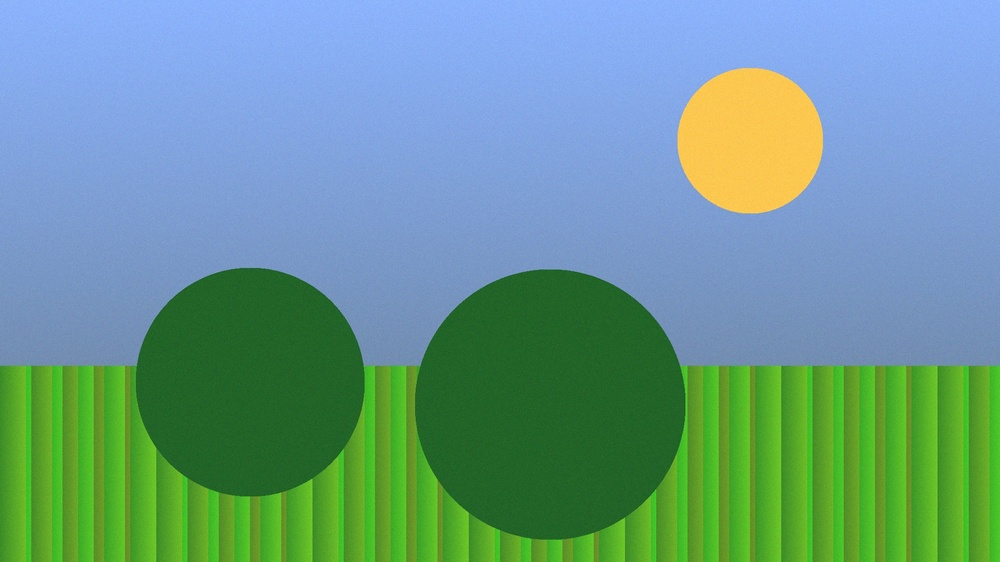
#> input picture sample.jpg, 1000 x 562 px, shrunk from 1920 x 1080 before the run
$ python task4_downsampling.py
#> lines starting #> are read from the running program, lines starting #| are printed output that depends on the picture
#> in main, img is the input picture: shape (562, 1000, 3); mean R, G, B 104.4, 153.5, 140.5

import numpy as np
from PIL import Image
import matplotlib.pyplot as plt


def downsample(img: np.ndarray, n: int) -> np.ndarray:
#> called with n = 8
    return img[::n, ::n, :]
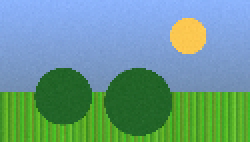
#> returned value: shape (71, 125, 3) (shown 2 times larger); mean of channels 0, 1, 2 104.5, 153.6, 140.6; drawn as R, G, B


def re_expand(down_img: np.ndarray, n: int) -> np.ndarray:
#> called with n = 8
    expanded = np.repeat(down_img, n, axis=0)
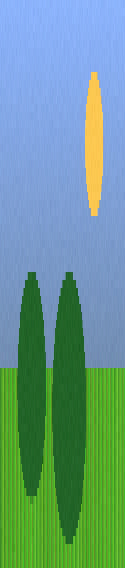
#> expanded: shape (568, 125, 3); mean R, G, B 104.5, 153.6, 140.6
    expanded = np.repeat(expanded, n, axis=1)
#> expanded: shape (568, 1000, 3)
    return expanded


def print_report(img: np.ndarray, down_img: np.ndarray, expanded: np.ndarray, n: int):
#> called with n = 8
    orig_h, orig_w = img.shape[:2]
#> orig_h = 562; orig_w = 1000
    down_h, down_w = down_img.shape[:2]
#> down_h = 71; down_w = 125

    dim_reduction = (1 - (down_h * down_w) ** 0.5 / (orig_h * orig_w) ** 0.5) * 100
#> dim_reduction = 87.43
    # per-axis reduction: e.g. 1080->135 and 1920->240 at N=8 is 87.5% per axis
    per_axis_reduction = (1 - 1 / n) * 100
    mem_savings = (1 - down_img.nbytes / img.nbytes) * 100
#> mem_savings = 98.42

    print(f"--- DOWNSAMPLING ANALYSIS (N = {n}) ---")
    print(f"Original Shape     : {img.shape} | Memory: {img.nbytes:,} bytes")
#| Original Shape     : (562, 1000, 3) | Memory: 1,686,000 bytes
    print(f"Downsampled Shape  : {down_img.shape} | Memory: {down_img.nbytes:,} bytes")
#| Downsampled Shape  : (71, 125, 3) | Memory: 26,625 bytes
    print(f"Re-expanded Shape  : {expanded.shape} | Visual: Blocky Pixelation")
#| Re-expanded Shape  : (568, 1000, 3) | Visual: Blocky Pixelation
    print(f"Dimension Reduction: {per_axis_reduction:.2f}% reduction per axis")
    print(f"Memory Savings     : {mem_savings:.2f}% data reduction")
#| Memory Savings     : 98.42% data reduction


def main(path="sample.jpg", n=8, save_path="task4_downsample.png"):
    img = np.array(Image.open(path).convert("RGB"))
    down_img = downsample(img, n)
    expanded = re_expand(down_img, n)

    print_report(img, down_img, expanded, n)

    fig, axes = plt.subplots(1, 2, figsize=(13, 5.2))
    axes[0].imshow(img)
    axes[0].set_title(f"Original — {img.shape[1]}x{img.shape[0]}")
    axes[0].axis("off")

    axes[1].imshow(expanded)
    axes[1].set_title(f"Downsampled (N={n}) & Re-expanded — Pixelated")
    axes[1].axis("off")

    fig.suptitle("Task 4: Spatial Downsampling via NumPy Striding",
                  fontsize=14, fontweight="bold")
    fig.tight_layout()
    fig.savefig(save_path, dpi=150)
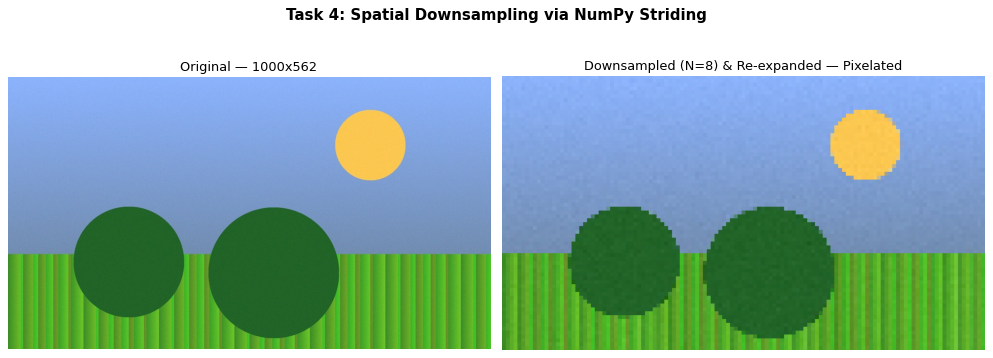
#> figure drawn by matplotlib, 2 panels
    plt.close(fig)


if __name__ == "__main__":
    main()
